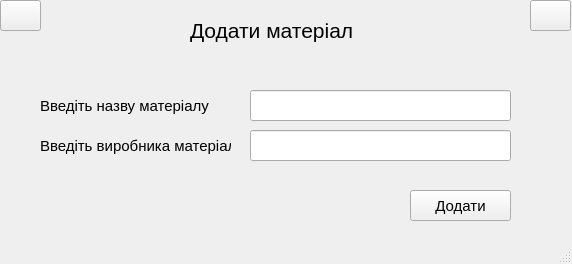
<?xml version="1.0" encoding="UTF-8"?>
<ui version="4.0">
 <class>MainWindow</class>
 <widget class="QMainWindow" name="MainWindow">
  <property name="geometry">
   <rect>
    <x>0</x>
    <y>0</y>
    <width>572</width>
    <height>264</height>
   </rect>
  </property>
  <property name="windowTitle">
   <string>MainWindow</string>
  </property>
  <widget class="QWidget" name="centralwidget">
   <widget class="QPushButton" name="exit_button">
    <property name="geometry">
     <rect>
      <x>530</x>
      <y>0</y>
      <width>41</width>
      <height>31</height>
     </rect>
    </property>
    <property name="font">
     <font>
      <pointsize>2</pointsize>
     </font>
    </property>
    <property name="text">
     <string/>
    </property>
    <property name="icon">
     <iconset resource="../resources.qrc">
      <normaloff>:/newPrefix/assets/exit.png</normaloff>:/newPrefix/assets/exit.png</iconset>
    </property>
    <property name="iconSize">
     <size>
      <width>25</width>
      <height>25</height>
     </size>
    </property>
   </widget>
   <widget class="QLabel" name="label_7">
    <property name="geometry">
     <rect>
      <x>190</x>
      <y>10</y>
      <width>171</width>
      <height>41</height>
     </rect>
    </property>
    <property name="font">
     <font>
      <pointsize>16</pointsize>
     </font>
    </property>
    <property name="text">
     <string>Додати матеріал</string>
    </property>
   </widget>
   <widget class="QPushButton" name="back_button">
    <property name="geometry">
     <rect>
      <x>0</x>
      <y>0</y>
      <width>41</width>
      <height>31</height>
     </rect>
    </property>
    <property name="font">
     <font>
      <pointsize>2</pointsize>
     </font>
    </property>
    <property name="text">
     <string/>
    </property>
    <property name="icon">
     <iconset resource="../resources.qrc">
      <normaloff>:/newPrefix/assets/arrow.png</normaloff>:/newPrefix/assets/arrow.png</iconset>
    </property>
    <property name="iconSize">
     <size>
      <width>25</width>
      <height>25</height>
     </size>
    </property>
   </widget>
   <widget class="QLabel" name="label_8">
    <property name="geometry">
     <rect>
      <x>40</x>
      <y>90</y>
      <width>191</width>
      <height>31</height>
     </rect>
    </property>
    <property name="font">
     <font>
      <pointsize>11</pointsize>
     </font>
    </property>
    <property name="text">
     <string>Введіть назву матеріалу</string>
    </property>
   </widget>
   <widget class="QLineEdit" name="name_field">
    <property name="geometry">
     <rect>
      <x>250</x>
      <y>90</y>
      <width>261</width>
      <height>31</height>
     </rect>
    </property>
    <property name="font">
     <font>
      <pointsize>12</pointsize>
     </font>
    </property>
   </widget>
   <widget class="QLabel" name="label_9">
    <property name="geometry">
     <rect>
      <x>40</x>
      <y>130</y>
      <width>191</width>
      <height>31</height>
     </rect>
    </property>
    <property name="font">
     <font>
      <pointsize>11</pointsize>
     </font>
    </property>
    <property name="text">
     <string>Введіть виробника матеріалу</string>
    </property>
   </widget>
   <widget class="QLineEdit" name="producer_field">
    <property name="geometry">
     <rect>
      <x>250</x>
      <y>130</y>
      <width>261</width>
      <height>31</height>
     </rect>
    </property>
    <property name="font">
     <font>
      <pointsize>12</pointsize>
     </font>
    </property>
   </widget>
   <widget class="QPushButton" name="submit_button">
    <property name="geometry">
     <rect>
      <x>410</x>
      <y>190</y>
      <width>101</width>
      <height>31</height>
     </rect>
    </property>
    <property name="font">
     <font>
      <pointsize>11</pointsize>
     </font>
    </property>
    <property name="text">
     <string>Додати</string>
    </property>
   </widget>
  </widget>
  <widget class="QStatusBar" name="statusbar"/>
 </widget>
 <resources>
  <include location="../resources.qrc"/>
 </resources>
 <connections/>
</ui>
